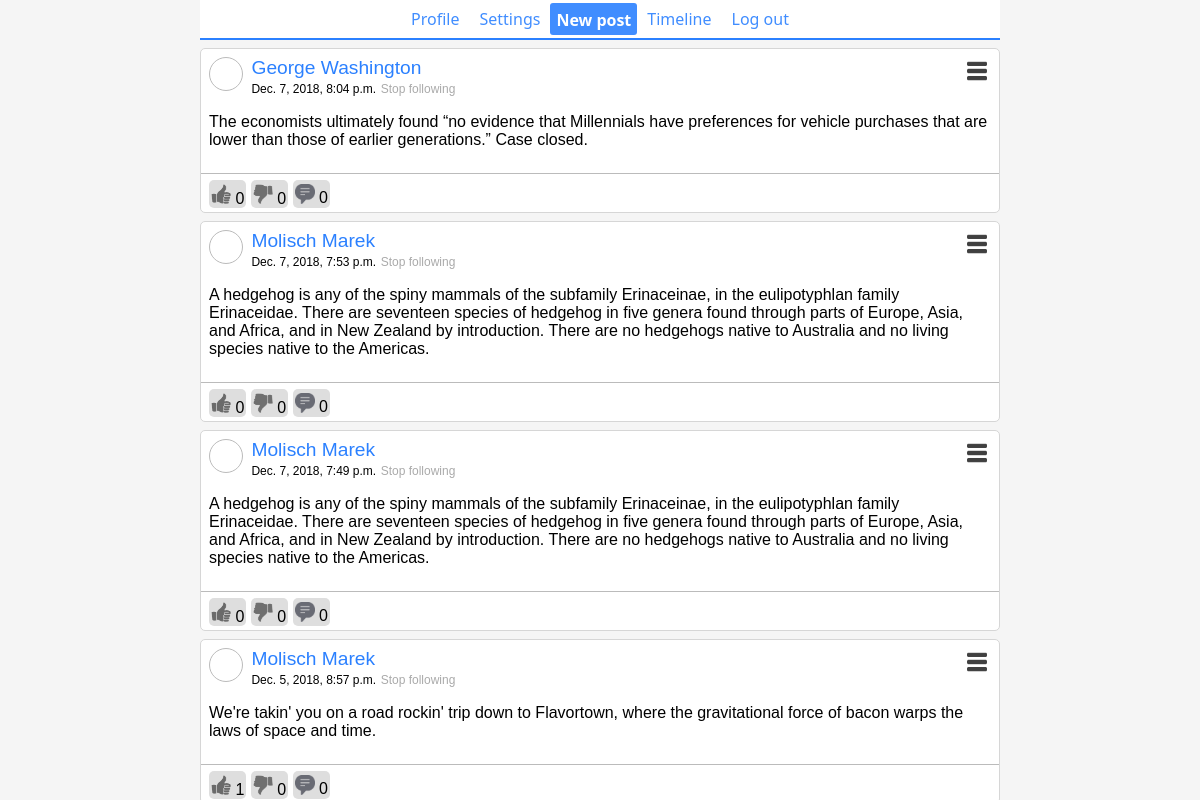
Page / (signed in) on the committed database.
### website/models.py (models this page shows, shortened)
class Post(models.Model):
    main_post = models.ForeignKey('Post', on_delete=models.CASCADE, null=True, default=None)
    author = models.ForeignKey(Profile, on_delete=models.CASCADE)
    content = models.CharField(max_length=340)
    date = models.DateTimeField(auto_now=True)
    visibility = models.PositiveSmallIntegerField(default=Visibility.PUBLIC)  # 0: public, 1: friends, 2: myself; TODO: show posts only by visibility attribute.
    def get_thumbs_up(self):
        return len(Reaction.objects.all().filter(post=self, value=0))
    def get_thumbs_down(self):
        return len(Reaction.objects.all().filter(post=self, value=1))
    def get_message_count(self):
        return len(Post.objects.all().filter(main_post=self))

class Profile(models.Model):
    user = models.OneToOneField(User, on_delete=models.CASCADE)
    description = models.CharField(max_length=140, default="")

### website/views.py (the view)
# urls.py: path('', views.index),
def index(request):
    if not request.user.is_authenticated:
        context = {
            "is_logged": True if request.user.is_authenticated else False,
        }
        rndr = "website/index.html"
    else:
        context = {
            "posts": Post.objects.select_related("author").order_by("-date")[:10],
            "logged_user": Profile.objects.get(user=request.user) if request.user.is_authenticated else None,
        }
        rndr = "website/timeline.html"
    return render(request, rndr, context)

### website/templatetags/timeline.py (called while the page is built)
@register.filter(name="followed_by")
def is_followed_by(user1, user2):
    return is_user_followed_by(user1, user2)
    pass

### website/templates/website/timeline.html (shortened to what this page needs)
{% extends 'website/social.html' %}
{% load static %}
{% load timeline %}
{% block content %}
    {% for post in posts %}
        <div class="post" postid={{ post.id }}>
            <div class="content">
                <div class="profile_picture"></div>
                <div class="info">
                    <a class="whole_name"
                       href="/profile/{{ post.author.user.username }}">{{ post.author.user.get_full_name }}</a><br/>
                    <a class="date">{{ post.date }}</a>
                    {% if post.author|followed_by:logged_user == False %}
                        <a class="date_button blue" name="flw_{{ post.author.user.username }}"
                           onclick="followUser('{{ post.author.user.username }}');">Follow</a>
                    {% else %}
                        <a class="date_button gray" name="flw_{{ post.author.user.username }}"
                           onclick="stopFollowingUser('{{ post.author.user.username }}');">Stop following</a>
                    {% endif %}
                </div>
                <div class="menu"><img src="{% static "images/menu.png" %}" width="20"></div>
                <p>{{ post.content }}</p>
            </div>
            <div class="messages">
                <div class="button"><img src="{% static "images/thumb_up_n.png" %}" width="20"> {{ post.get_thumbs_up }}
                </div>
                <div class="button"><img src="{% static "images/thumb_down_n.png" %}"
                                         width="20"> {{ post.get_thumbs_down }}</div>
                <div class="button"><img src="{% static "images/messages.png" %}"
                                         width="20"> {{ post.get_message_count }}</div>
            </div>
        </div>
    {% endfor %}
{% endblock %}

### website/static/website/main.css (style rules this page uses)
body { background-color: rgb(245, 245, 245); font-family: Helvetica, Arial, sans-serif; padding: 0; margin: 0; }
.post .whole_name { text-decoration: none; color: #2b80ff; font-size: 1.2em; }
.post .date { font-size: 12px; }
.post { position: relative; margin-top: 8px; border: 1px solid rgb(214, 214, 214); background-color: white; border-radius: 5px; }
.post .content { padding: .5em; }
.post .info { display: inline-block; }
.post .profile_picture { width: 32px; height: 32px; border-radius: 32px; border: 1px solid #BBBBBB; display: inline-block; vertical-align: top; margin-right: 4px; }
.post .messages { padding-top: 6px; padding-left: .5em; border-top: 1px solid #BBBBBB; margin: 0 auto; height: 32px; }
.post .button { border-radius: 5px; background-color: rgb(222, 222, 222); display: inline-block; cursor: pointer; padding: 2px; box-sizing: border-box; height: 28px; vertical-align: top; }
.post .button img { margin-top: 2px; }
.post .menu { float: right; cursor: pointer; height: 28px; padding: 4px; box-sizing: border-box; border-radius: 5px; }
.post .date_button { font-size: 12px; cursor: pointer; }
.gray { color: #aaaaaa; }

### rows in the picture
Post: author.user.get_full_name "George Washington", date "Dec. 7, 2018, 8:04 p.m.", content "The economists ultimately found “no evidence that Millennials have preferences for vehicle purchases that are lower than those of earlier generations.” Case closed.", get_thumbs_up "0", get_thumbs_down "0", get_message_count "0"
Post: author.user.get_full_name "Molisch Marek", date "Dec. 7, 2018, 7:53 p.m.", content "A hedgehog is any of the spiny mammals of the subfamily Erinaceinae, in the eulipotyphlan family Erinaceidae. There are seventeen species of hedgehog in five genera found through parts of Europe, Asia, and Africa, and in New Zealand by introduction. There are no hedgehogs native to Australia and no living species native to the Americas.", get_thumbs_up "0", get_thumbs_down "0", get_message_count "0"
Post: author.user.get_full_name "Molisch Marek", date "Dec. 7, 2018, 7:49 p.m.", content "A hedgehog is any of the spiny mammals of the subfamily Erinaceinae, in the eulipotyphlan family Erinaceidae. There are seventeen species of hedgehog in five genera found through parts of Europe, Asia, and Africa, and in New Zealand by introduction. There are no hedgehogs native to Australia and no living species native to the Americas.", get_thumbs_up "0", get_thumbs_down "0", get_message_count "0"
Post: author.user.get_full_name "Molisch Marek", date "Dec. 5, 2018, 8:57 p.m.", content "We're takin' you on a road rockin' trip down to Flavortown, where the gravitational force of bacon warps the laws of space and time.", get_thumbs_up "1", get_thumbs_down "0", get_message_count "0"
